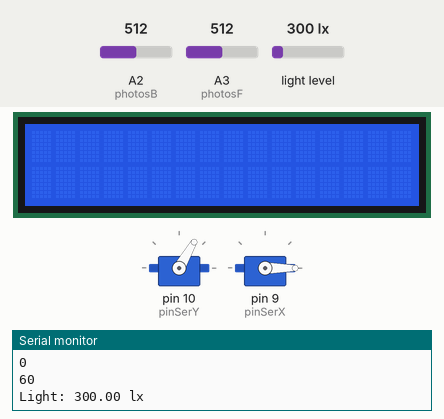
This sketch was run on a simulated Arduino Uno, built with avr-gcc and run on an emulated ATmega328P. On the bench: 16×2 character LCD, 2 × servo, the last lines printed to the serial monitor. The inputs (shaded band) are chosen by the test bench; at power-on: light level 300 lx, A2 (photosB) = 512, A3 (photosF) = 512.

Above: at 1.7 s.
1.8 s: light level set to 105 lx
4.8 s: light level set to 95 lx
At 7.7 s:
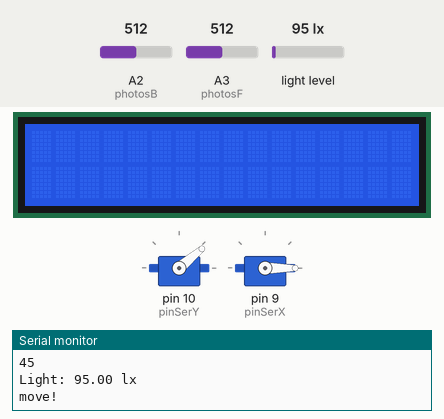
7.8 s: light level set to 500 lx
At 8.4 s:
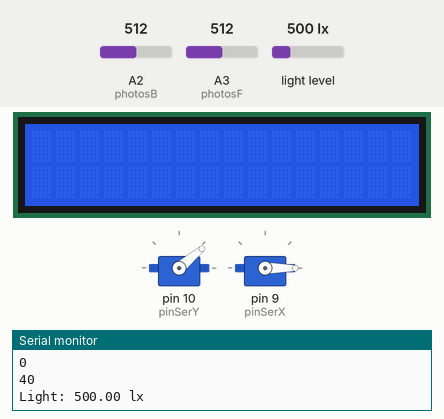
9.3 s: light level set to 40 lx
At 15.0 s:
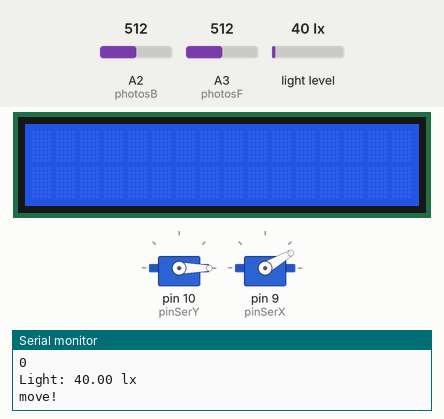
15.3 s: light level set to 1000 lx
At 15.8 s:
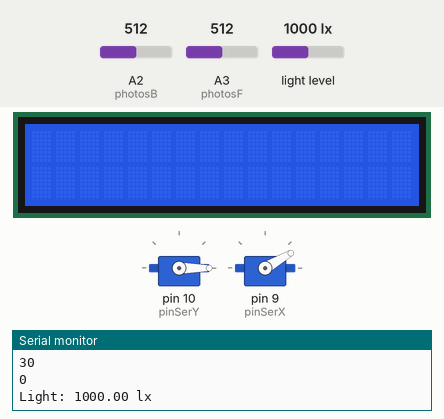
16.8 s: light level set to 80 lx
At 18.6 s:
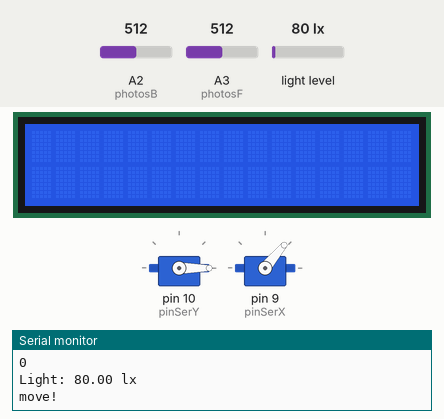
Timing chart, 0 to 24.2 s (numbered marks = the images above; inputs shaded):
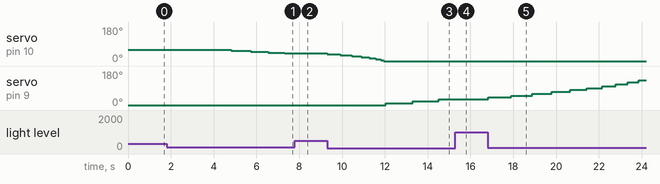

The sketch:

solartrack.ino
```cpp
#include <Servo.h>
#include <LiquidCrystal_I2C.h> // includes the LiquidCrystal_I2C Library
#include <Wire.h>
#include <BH1750.h>

#define photosF A3
#define photosB A2

LiquidCrystal_I2C lcd(0x27, 16, 2); // set the LCD address to 0x27 for a 16 chars and 2 line display
BH1750 lightMeter;
  float minLux = 100;

Servo serY;
  int pinSerY = 10;
  int initAngleY = 60;
  int limitAngleY = 0;
  int limitAngleYd = 60;
  int newAngle = 0;
Servo serX;
  int pinSerX = 9;
  int initAngleX = 0;
  int limitAngleX = 180;
  int newAngleX;


int movQY = 5;
int movQX = 10;

boolean isRotated = false;

volatile int fValue = 0;
volatile int bValue = 0;

String lightDir;

// put your setup code here, to run once:
void setup() {

  lcd.init();
     lcd.backlight(); //set backlight
  lcd.setCursor(0,0);
  Serial.begin(9600);
  Wire.begin();
  //Wire.begin(D2, D1);
  lightMeter.begin();

  serY.attach(pinSerY);
  serX.attach(pinSerX);

  serX.write(initAngleX);
  serY.write(initAngleY);


  delay(500);
}

void loop() {

  float lux = lightMeter.readLightLevel();
  fValue = analogRead(photosF);
  bValue = analogRead(photosB);

// Serial.println(getLightDif(fValue, bValue));

  if (lux < minLux ){
        Serial.println("move!");

    if (serY.read() != limitAngleY && !isRotated) {


        writeAngleY(limitAngleY, limitAngleYd, movQY, isRotated);

    } else if (serY.read() == limitAngleY && isRotated) {


        writeAngleY(limitAngleY, limitAngleYd, movQY, isRotated);

    } else if (serY.read() == limitAngleY && !isRotated && serX.read() != limitAngleX)  {


        writeAngleX(limitAngleX, movQX);

  }
  }

  Serial.println(serX.read());
  Serial.println(serY.read());


  Serial.print("Light: ");
  Serial.print(lux);
  Serial.println(" lx");

}

String getLightDir(int front, int back){
   if (bValue > fValue) {
    //Serial.println("Back Light");
    return "back";
  } else if (fValue > bValue){
    //Serial.println("Front Light");
    return "front";
  }
}

int getLightDif(int front, int back){
  int lightDif = front - back;
  return lightDif;
}


void writeAngleY(int limitAngleUp, int limitAngleDown, int movQ, boolean isRotated){


  int currentAngle = serY.read();
  int newAngle;

 if (!isRotated) {
  if (currentAngle > limitAngleUp){
    for (int i = currentAngle; i > limitAngleUp; i--){

     newAngle = currentAngle - movQ;
     serY.write(newAngle);
     delay(15);
    }
  }
 } else if (isRotated == true) {
   if (currentAngle < limitAngleDown){
   for (int j = currentAngle; j < limitAngleDown; j++){
      newAngle = currentAngle + movQ;
      serY.write(newAngle);
      Serial.println("READING");
      delay(15);
   }
  }
 }

}


void writeAngleX(int limitAngle, int movQ){

 int currentAngle = serX.read();
 int newAngle;

 if (currentAngle < limitAngle){
   for (int i = currentAngle; i < limitAngle; i++){

    newAngle = currentAngle + movQ;
    serX.write(newAngle);

    if (currentAngle == (limitAngle - 1)){
      isRotated = true;
      Serial.println("true");
    }

    delay(7);
   }
 }
}
```

Measured:
- the behaviour switches between 101 and 100 lx on light level (found by bisection; images 0 and 1)
- after the input at 4.8 s, servo on pin 10 (pinSerY): 60° → 55° at once, → 50° 0.91 s later, → 45° 0.83 s later, → 40° 0.76 s later
- after the input at 7.8 s, servo on pin 10 (pinSerY): stays 40° (without the input it goes to 35° after 0.19 s)
- after the input at 9.3 s, servo on pin 10 (pinSerY): moves from 40° to 0° over 2.6 s, starting at once; servo on pin 9 (pinSerX): 0° → 10° after 2.7 s, → 20° 1.3 s later, → 30° 1.2 s later
- after the input at 15.3 s, servo on pin 9 (pinSerX): stays 30° (without the input it goes to 40° after 0.35 s)
- after the input at 16.8 s, servo on pin 9 (pinSerX): moves from 30° to 130° over 7.0 s, starting at once
